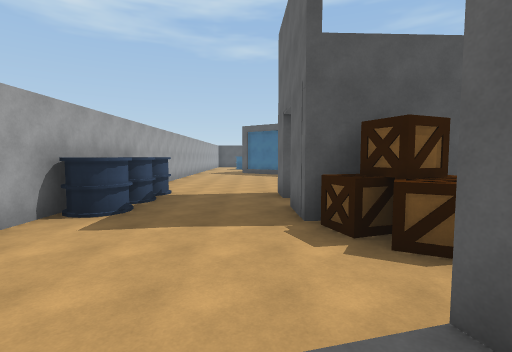
[1] (above)

24 first-person views from a walk through a scene from a Unity 3-D project. The camera is 1.5 m above the floor, tilts 4° down and sees 85° across. The floor is counted in squares, 2 m on a side. Each view is taken from the middle of a square. On the plan, view 1 faces up. The plan holds only what a view shows up to about 10 squares ahead; the rest is blank.

[2]
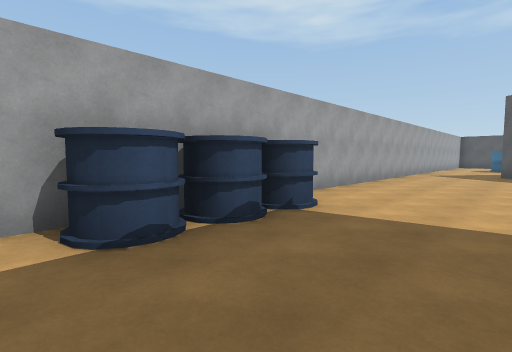

[3]
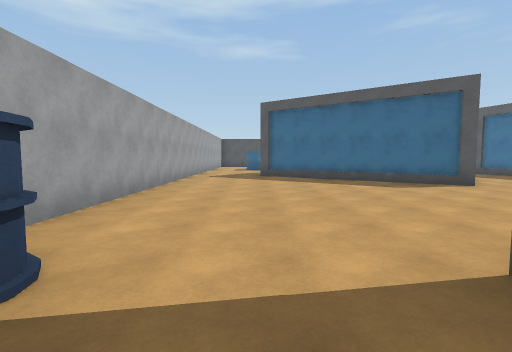

[4]
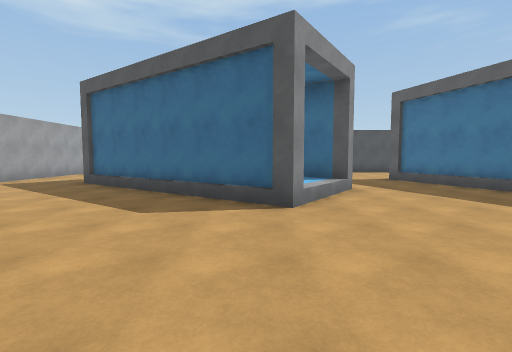

[5]
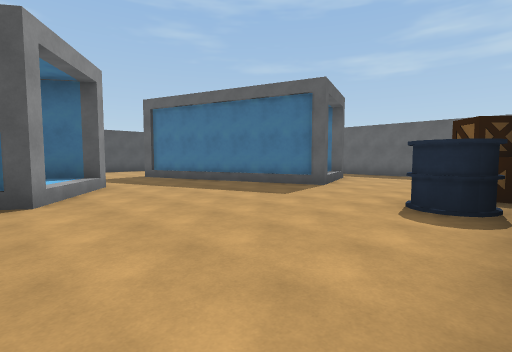

[6]
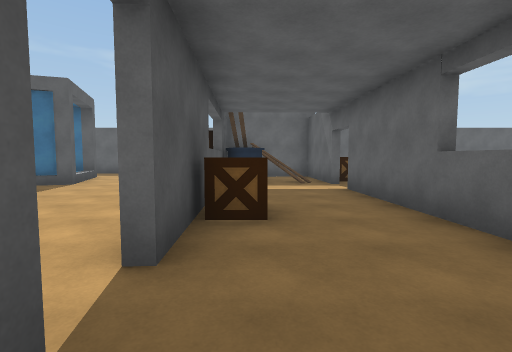

[7]
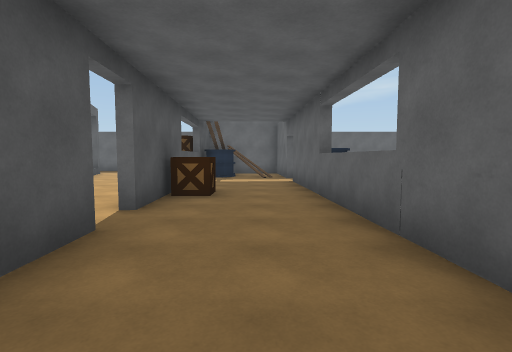

[8]
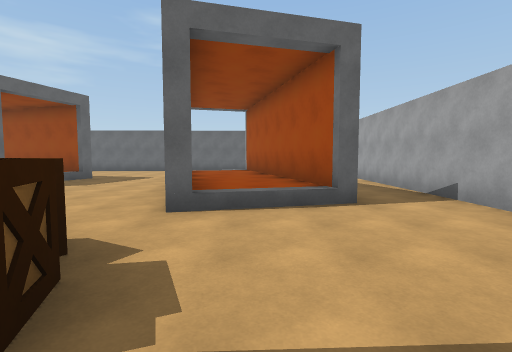

[9]
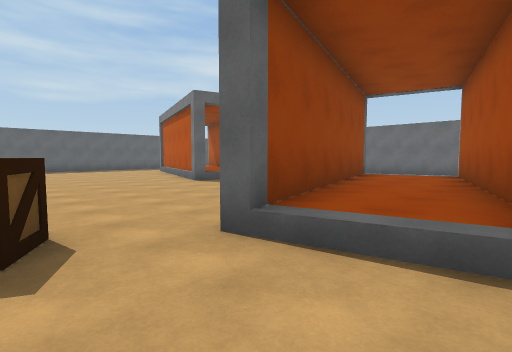

[10]
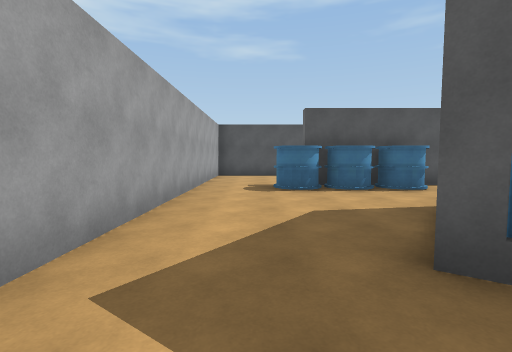

[11]
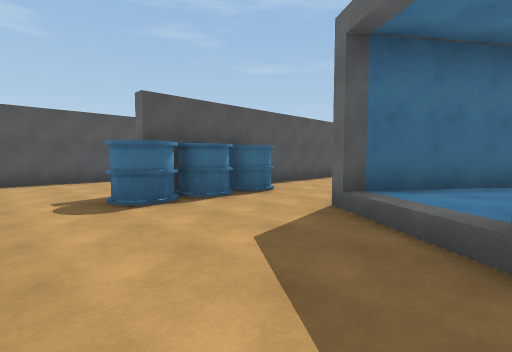

[12]
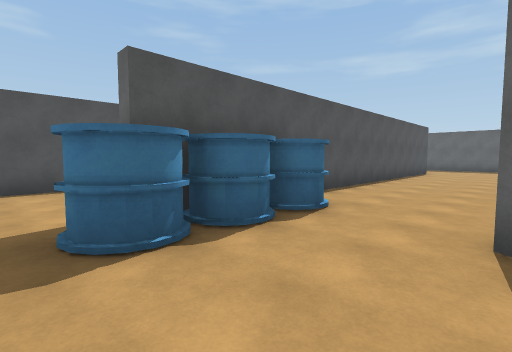

[13]
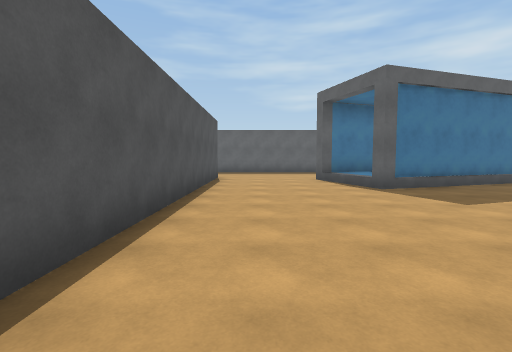

[14]
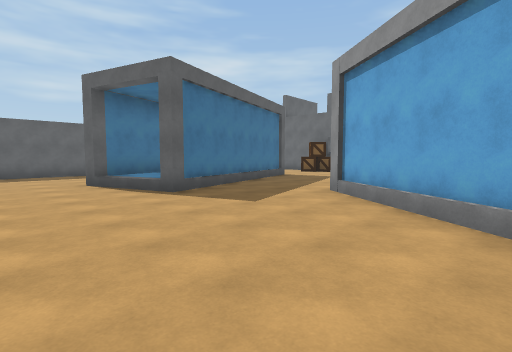

[15]
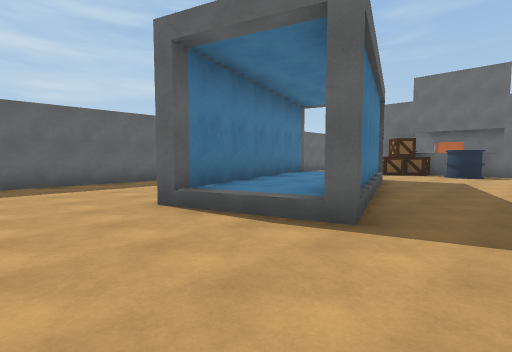

[16]
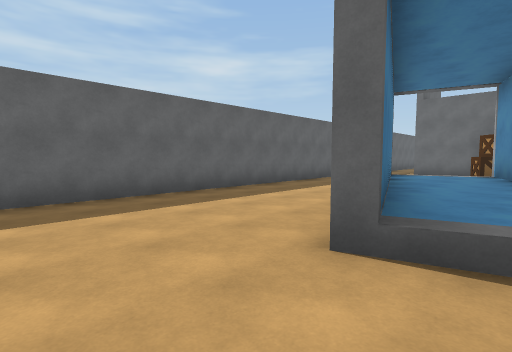

[17]
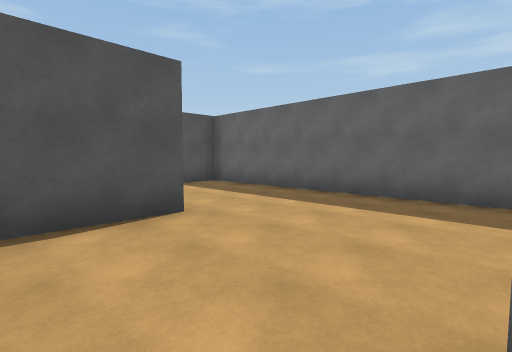

[18]
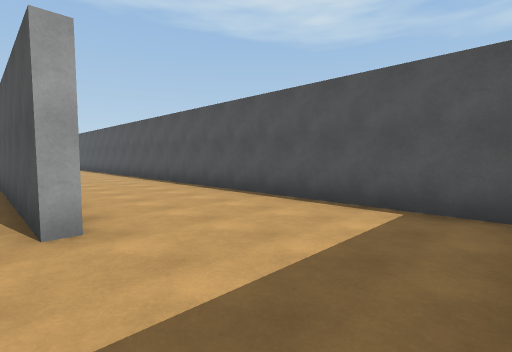

[19]
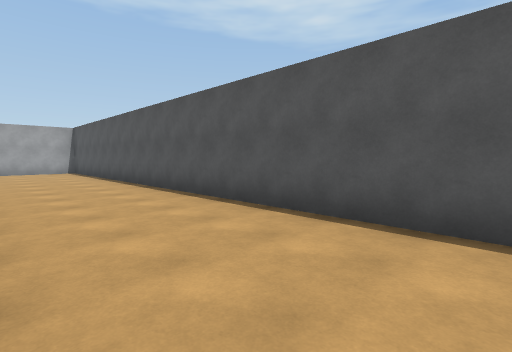

[20]
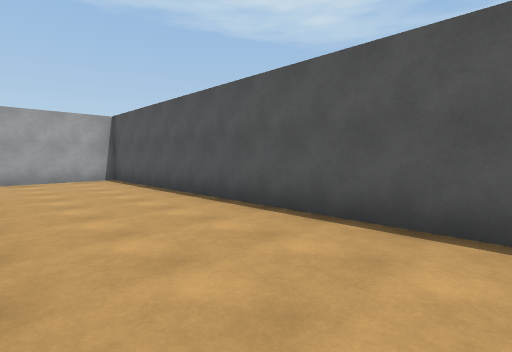

[21]
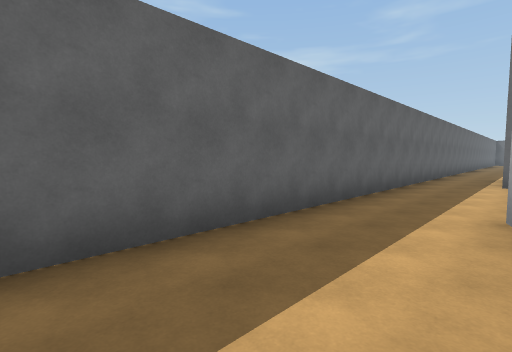

[22]
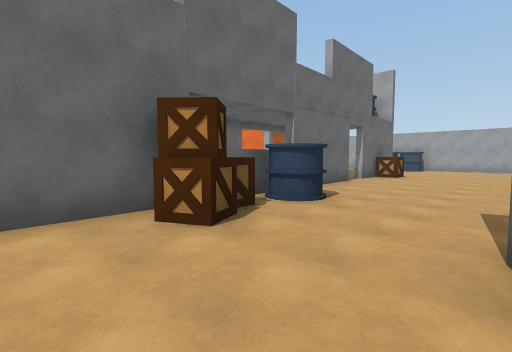

[23]
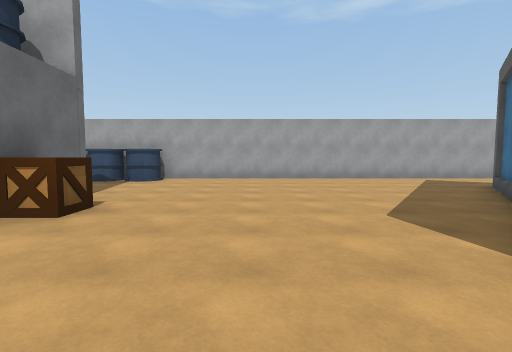

[24]
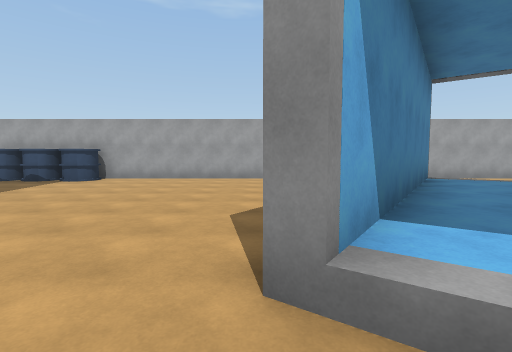

### Floor plan
Key: @ floor where view 1 was taken; # wall or solid block; . main floor; : floor 0.5 m higher than the main floor; / step, stairs or slope; ^ raised ledge.
Columns run from 4 left of view 1 to 16 right of it. Each row starts with its distance up from view 1.
 27                ######
 26 ################....#
 25 #...................#
 24 #...................#
 23 #...................#
 22 #..#############....#
 21 #..###..............#
 20 #...................#
 19 #....#......../#....#
 18 #.../###.....#:#....#
 17 #...#:###....#:##...#
 16 #...###:###..#::#...#
 15 #....###::...##:#...#
 14 #......##/....#:##..#
 13 #.............#::#..#
 12 #.............#/....#
 11 #...................#
 10 #...................#
  9 #............#^#....#
  8 ##...###.#########..#
  7 ##...#.....^...## ..#
  6 ##............./# ..#
  5 ##...#...#####.###..#
  4 #....^#^##      ^
  3  .....^
  2  .............
  1 #..//#.........
  0 #..#@#.........
 -1 #..#:##.......
 -2 #. #::#....##
 -3 #. ##:#.../:
 -4 #   #:#.../
 -5 #   #:# ..###

Positions as (right, up) in squares from view 1, and headings:
1: (0, 0), facing up
2: (0, 4), facing up-left
3: (-1, 6), facing up
4: (4, 9), facing up
5: (4, 8), facing up-right
6: (3, 7), facing right
7: (1, 6), facing right
8: (0, 5), facing down
9: (-1, 3), facing down-right
10: (-2, 15), facing up
11: (-3, 17), facing up-right
12: (-2, 19), facing up-right
13: (2, 21), facing right
14: (3, 21), facing down-right
15: (7, 21), facing down-right
16: (10, 21), facing down-right
17: (10, 19), facing up-right
18: (15, 22), facing up-left
19: (11, 23), facing up-left
20: (6, 23), facing up-left
21: (13, 17), facing down-right
22: (13, 12), facing down-left
23: (6, 11), facing left
24: (6, 13), facing left
